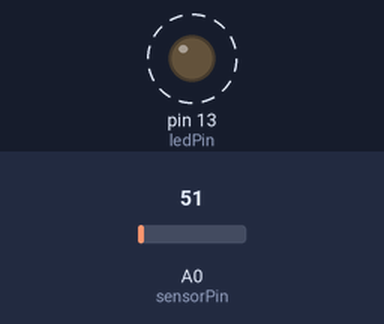
Recording of a sketch running on a simulated Arduino Uno, built with avr-gcc and run on an emulated ATmega328P. Shown: output pins drawn as LEDs (lit = HIGH). Dashed ring = blinking. Inputs (shaded band) come from the test bench; at power-on: A0 (sensorPin) = 51. What the sketch prints to the serial monitor is not drawn.

Above: at 1.2 s.
1.3 s: A0 (sensorPin) set to 72
4.3 s: A0 (sensorPin) set to 87
Timing chart, 0 to 13.3 s (numbered marks = the images above; inputs shaded):
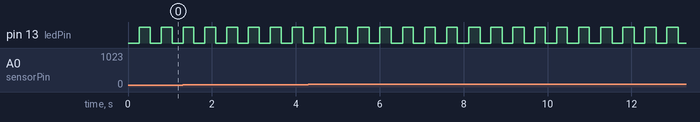

The sketch:

Arduino_LM35.ino
```cpp
// elapsedMillis library needs to be installed
// .ZIP file downloaded from https://www.arduino.cc/reference/en/libraries/elapsedmillis/
#include <elapsedMillis.h>

// Define the LM35 temperature sensor pin
const int sensorPin = A0;    // LM35 temperature sensor connected to Analog pin A0

// Define the onboard LED pin
const int ledPin = 13;       // Onboard LED connected to digital pin 13

// Define the temperature threshold for LED control
const int temperatureThreshold = 30;

// Variables to store temperature readings and manage LED blinking
int temperature;
elapsedMillis ledBlinkTimer;

void setup()
{

  // Set the LED pin as an output
  pinMode(ledPin, OUTPUT);

  // Initialize serial communication for debugging
  Serial.begin(9600);
}

void loop()
{

  // Read temperature from the LM35 sensor
  temperature = readTemperature();

  // Control LED based on temperature
  if (temperature < temperatureThreshold)
  {
    blinkLED(250);  // Blink every 250 milliseconds
  }
  else
  {
    blinkLED(500);  // Blink every 500 milliseconds
  }
}

// Function to read temperature from the LM35 sensor
int readTemperature()
{
  // Read analog value from the LM35 sensor
  int sensorValue = analogRead(sensorPin);

  // Convert analog value to voltage
  float voltage = (sensorValue / 1024.0) * 5.0;

  // Convert voltage to temperature in Celsius
  float temperatureC = (voltage - 0.5) * 100.0;

  // Print temperature to the Serial Monitor for debugging
  Serial.print("Temperature: ");
  Serial.print(temperatureC);
  Serial.println(" °C");

  // Return the temperature value
  return temperatureC;
}

// Function to control the LED based on the specified interval
void blinkLED(int interval)
{

  // Check if the specified interval has passed
  if (ledBlinkTimer >= interval)
  {

    // Toggle the LED state
    digitalWrite(ledPin, !digitalRead(ledPin));

    // Reset the timer for the next interval
    ledBlinkTimer = 0;
  }
}
```

Measured:
- by itself, pin 13 (ledPin): alternates HIGH for 0.27 s and LOW for 0.25 s
